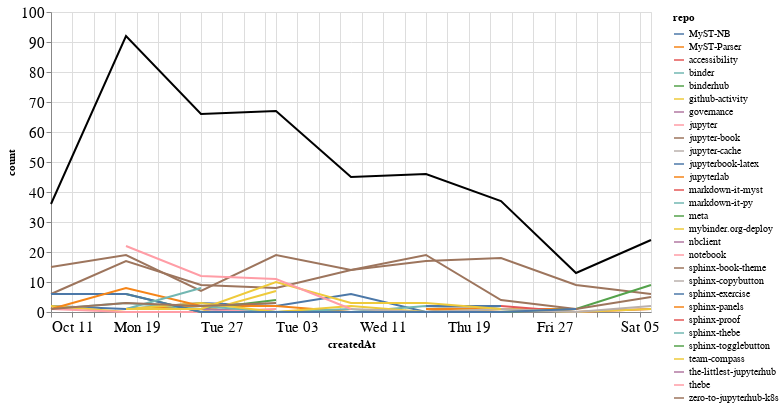

Notebook code cell kept with this figure:
### Markdown cell above
### Comments

### Code cell
comments_time = comments.groupby('repo').resample('W', on='createdAt').count()['author'].reset_index()
comments_time = comments_time.rename(columns={'author': 'count'})
comments_time_total = comments_time.groupby('createdAt').agg({"count": "sum"}).reset_index()
ch1 = alt.Chart(comments_time, width=600).mark_line().encode(
    x='createdAt',
    y='count',
    color='repo',
    tooltip="repo"
)

ch2 = alt.Chart(comments_time_total, width=600).mark_line(color="black").encode(
    x='createdAt',
    y='count',
)

ch1 + ch2

### Figure 1 — Vega-Lite specification as saved in the notebook (floating-point values rounded to 4 significant figures)
{"config": {"axisLeft": {"labelFontSize": 15}, "axisBottom": {"labelFontSize": 15}}, "layer": [{"data": {"name": "data-90647436578d4e815657764c3d05f080"}, "mark": "line", "encoding": {"color": {"type": "nominal", "field": "repo"}, "tooltip": {"type": "nominal", "field": "repo"}, "x": {"type": "temporal", "field": "createdAt"}, "y": {"type": "quantitative", "field": "count"}}, "width": 600}, {"data": {"name": "data-281abb56a207c0cac58928dc22728087"}, "mark": {"type": "line", "color": "black"}, "encoding": {"x": {"type": "temporal", "field": "createdAt"}, "y": {"type": "quantitative", "field": "count"}}, "width": 600}], "$schema": "https://vega.github.io/schema/vega-lite/v4.8.1.json", "datasets": {"data-90647436578d4e815657764c3d05f080": [{"repo": "MyST-NB", "createdAt": "2020-10-11T00:00:00", "count": 2}, {"repo": "MyST-NB", "createdAt": "2020-10-18T00:00:00", "count": 1}, {"repo": "MyST-NB", "createdAt": "2020-10-25T00:00:00", "count": 3}, {"repo": "MyST-NB", "createdAt": "2020-11-01T00:00:00", "count": 2}, {"repo": "MyST-NB", "createdAt": "2020-11-08T00:00:00", "count": 6}, {"repo": "MyST-NB", "createdAt": "2020-11-15T00:00:00", "count": 0}, {"repo": "MyST-NB", "createdAt": "2020-11-22T00:00:00", "count": 2}, {"repo": "MyST-Parser", "createdAt": "2020-10-18T00:00:00", "count": 1}, {"repo": "MyST-Parser", "createdAt": "2020-10-25T00:00:00", "count": 2}, {"repo": "MyST-Parser", "createdAt": "2020-11-01T00:00:00", "count": 2}, {"repo": "MyST-Parser", "createdAt": "2020-11-08T00:00:00", "count": 0}, {"repo": "MyST-Parser", "createdAt": "2020-11-15T00:00:00", "count": 0}, {"repo": "MyST-Parser", "createdAt": "2020-11-22T00:00:00", "count": 1}, {"repo": "accessibility", "createdAt": "2020-10-18T00:00:00", "count": 1}, {"repo": "binder", "createdAt": "2020-10-11T00:00:00", "count": 1}, {"repo": "binder", "createdAt": "2020-10-18T00:00:00", "count": 3}, {"repo": "binder", "createdAt": "2020-10-25T00:00:00", "count": 1}, {"repo": "binder", "createdAt": "2020-11-01T00:00:00", "count": 0}, {"repo": "binder", "createdAt": "2020-11-08T00:00:00", "count": 0}, {"repo": "binder", "createdAt": "2020-11-15T00:00:00", "count": 2}, {"repo": "binder", "createdAt": "2020-11-22T00:00:00", "count": 1}, {"repo": "binderhub", "createdAt": "2020-10-18T00:00:00", "count": 1}, {"repo": "binderhub", "createdAt": "2020-10-25T00:00:00", "count": 1}, {"repo": "binderhub", "createdAt": "2020-11-01T00:00:00", "count": 4}, {"repo": "github-activity", "createdAt": "2020-10-11T00:00:00", "count": 2}, {"repo": "github-activity", "createdAt": "2020-10-18T00:00:00", "count": 0}, {"repo": "github-activity", "createdAt": "2020-10-25T00:00:00", "count": 0}, {"repo": "github-activity", "createdAt": "2020-11-01T00:00:00", "count": 7}, {"repo": "governance", "createdAt": "2020-10-18T00:00:00", "count": 1}, {"repo": "governance", "createdAt": "2020-10-25T00:00:00", "count": 1}, {"repo": "governance", "createdAt": "2020-11-01T00:00:00", "count": 0}, {"repo": "governance", "createdAt": "2020-11-08T00:00:00", "count": 0}, {"repo": "governance", "createdAt": "2020-11-15T00:00:00", "count": 0}, {"repo": "governance", "createdAt": "2020-11-22T00:00:00", "count": 1}, {"repo": "jupyter", "createdAt": "2020-10-11T00:00:00", "count": 1}, {"repo": "jupyter", "createdAt": "2020-10-18T00:00:00", "count": 0}, {"repo": "jupyter", "createdAt": "2020-10-25T00:00:00", "count": 0}, {"repo": "jupyter", "createdAt": "2020-11-01T00:00:00", "count": 1}, {"repo": "jupyter-book", "createdAt": "2020-10-11T00:00:00", "count": 15}, {"repo": "jupyter-book", "createdAt": "2020-10-18T00:00:00", "count": 19}, {"repo": "jupyter-book", "createdAt": "2020-10-25T00:00:00", "count": 7}, {"repo": "jupyter-book", "createdAt": "2020-11-01T00:00:00", "count": 19}, {"repo": "jupyter-book", "createdAt": "2020-11-08T00:00:00", "count": 14}, {"repo": "jupyter-book", "createdAt": "2020-11-15T00:00:00", "count": 17}, {"repo": "jupyter-book", "createdAt": "2020-11-22T00:00:00", "count": 18}, {"repo": "jupyter-book", "createdAt": "2020-11-29T00:00:00", "count": 9}, {"repo": "jupyter-book", "createdAt": "2020-12-06T00:00:00", "count": 6}, {"repo": "jupyter-cache", "createdAt": "2020-11-15T00:00:00", "count": 1}, {"repo": "jupyter-cache", "createdAt": "2020-11-22T00:00:00", "count": 2}, {"repo": "jupyterbook-latex", "createdAt": "2020-11-15T00:00:00", "count": 2}, {"repo": "jupyterbook-latex", "createdAt": "2020-11-22T00:00:00", "count": 2}, {"repo": "jupyterlab", "createdAt": "2020-11-15T00:00:00", "count": 1}, {"repo": "jupyterlab", "createdAt": "2020-11-22T00:00:00", "count": 1}, {"repo": "jupyterlab", "createdAt": "2020-11-29T00:00:00", "count": 1}, {"repo": "markdown-it-myst", "createdAt": "2020-11-22T00:00:00", "count": 2}, {"repo": "markdown-it-myst", "createdAt": "2020-11-29T00:00:00", "count": 0}, {"repo": "markdown-it-myst", "createdAt": "2020-12-06T00:00:00", "count": 1}, {"repo": "markdown-it-py", "createdAt": "2020-10-25T00:00:00", "count": 2}, {"repo": "markdown-it-py", "createdAt": "2020-11-01T00:00:00", "count": 0}, {"repo": "markdown-it-py", "createdAt": "2020-11-08T00:00:00", "count": 1}, {"repo": "meta", "createdAt": "2020-10-18T00:00:00", "count": 6}, {"repo": "meta", "createdAt": "2020-10-25T00:00:00", "count": 0}, {"repo": "meta", "createdAt": "2020-11-01T00:00:00", "count": 0}, {"repo": "meta", "createdAt": "2020-11-08T00:00:00", "count": 0}, {"repo": "meta", "createdAt": "2020-11-15T00:00:00", "count": 0}, {"repo": "meta", "createdAt": "2020-11-22T00:00:00", "count": 0}, {"repo": "meta", "createdAt": "2020-11-29T00:00:00", "count": 1}, {"repo": "meta", "createdAt": "2020-12-06T00:00:00", "count": 9}, {"repo": "mybinder.org-deploy", "createdAt": "2020-10-18T00:00:00", "count": 1}, {"repo": "mybinder.org-deploy", "createdAt": "2020-10-25T00:00:00", "count": 3}, {"repo": "mybinder.org-deploy", "createdAt": "2020-11-01T00:00:00", "count": 0}, {"repo": "mybinder.org-deploy", "createdAt": "2020-11-08T00:00:00", "count": 2}, {"repo": "mybinder.org-deploy", "createdAt": "2020-11-15T00:00:00", "count": 0}, {"repo": "mybinder.org-deploy", "createdAt": "2020-11-22T00:00:00", "count": 1}, {"repo": "mybinder.org-deploy", "createdAt": "2020-11-29T00:00:00", "count": 0}, {"repo": "mybinder.org-deploy", "createdAt": "2020-12-06T00:00:00", "count": 1}, {"repo": "nbclient", "createdAt": "2020-11-08T00:00:00", "count": 3}, {"repo": "notebook", "createdAt": "2020-11-15T00:00:00", "count": 1}, {"repo": "sphinx-book-theme", "createdAt": "2020-10-11T00:00:00", "count": 6}, {"repo": "sphinx-book-theme", "createdAt": "2020-10-18T00:00:00", "count": 17}, {"repo": "sphinx-book-theme", "createdAt": "2020-10-25T00:00:00", "count": 9}, {"repo": "sphinx-book-theme", "createdAt": "2020-11-01T00:00:00", "count": 8}, {"repo": "sphinx-book-theme", "createdAt": "2020-11-08T00:00:00", "count": 14}, {"repo": "sphinx-book-theme", "createdAt": "2020-11-15T00:00:00", "count": 19}, {"repo": "sphinx-book-theme", "createdAt": "2020-11-22T00:00:00", "count": 4}, {"repo": "sphinx-book-theme", "createdAt": "2020-11-29T00:00:00", "count": 1}, {"repo": "sphinx-book-theme", "createdAt": "2020-12-06T00:00:00", "count": 5}, {"repo": "sphinx-copybutton", "createdAt": "2020-11-08T00:00:00", "count": 1}, {"repo": "sphinx-copybutton", "createdAt": "2020-11-15T00:00:00", "count": 0}, {"repo": "sphinx-copybutton", "createdAt": "2020-11-22T00:00:00", "count": 1}, {"repo": "sphinx-copybutton", "createdAt": "2020-11-29T00:00:00", "count": 0}, {"repo": "sphinx-copybutton", "createdAt": "2020-12-06T00:00:00", "count": 2}, {"repo": "sphinx-exercise", "createdAt": "2020-10-11T00:00:00", "count": 6}, {"repo": "sphinx-exercise", "createdAt": "2020-10-18T00:00:00", "count": 6}, {"repo": "sphinx-exercise", "createdAt": "2020-10-25T00:00:00", "count": 0}, {"repo": "sphinx-exercise", "createdAt": "2020-11-01T00:00:00", "count": 0}, {"repo": "sphinx-exercise", "createdAt": "2020-11-08T00:00:00", "count": 0}, {"repo": "sphinx-exercise", "createdAt": "2020-11-15T00:00:00", "count": 0}, {"repo": "sphinx-exercise", "createdAt": "2020-11-22T00:00:00", "count": 0}, {"repo": "sphinx-exercise", "createdAt": "2020-11-29T00:00:00", "count": 1}, {"repo": "sphinx-panels", "createdAt": "2020-10-11T00:00:00", "count": 1}, {"repo": "sphinx-panels", "createdAt": "2020-10-18T00:00:00", "count": 8}, {"repo": "sphinx-panels", "createdAt": "2020-10-25T00:00:00", "count": 2}, {"repo": "sphinx-proof", "createdAt": "2020-10-11T00:00:00", "count": 1}, {"repo": "sphinx-thebe", "createdAt": "2020-10-18T00:00:00", "count": 1}, {"repo": "sphinx-thebe", "createdAt": "2020-10-25T00:00:00", "count": 8}, {"repo": "sphinx-togglebutton", "createdAt": "2020-10-25T00:00:00", "count": 11}, {"repo": "team-compass", "createdAt": "2020-10-18T00:00:00", "count": 1}, {"repo": "team-compass", "createdAt": "2020-10-25T00:00:00", "count": 1}, {"repo": "team-compass", "createdAt": "2020-11-01T00:00:00", "count": 10}, {"repo": "team-compass", "createdAt": "2020-11-08T00:00:00", "count": 3}, {"repo": "team-compass", "createdAt": "2020-11-15T00:00:00", "count": 3}, {"repo": "team-compass", "createdAt": "2020-11-22T00:00:00", "count": 1}, {"repo": "the-littlest-jupyterhub", "createdAt": "2020-10-25T00:00:00", "count": 1}, {"repo": "thebe", "createdAt": "2020-10-18T00:00:00", "count": 22}, {"repo": "thebe", "createdAt": "2020-10-25T00:00:00", "count": 12}, {"repo": "thebe", "createdAt": "2020-11-01T00:00:00", "count": 11}, {"repo": "thebe", "createdAt": "2020-11-08T00:00:00", "count": 1}, {"repo": "zero-to-jupyterhub-k8s", "createdAt": "2020-10-11T00:00:00", "count": 1}, {"repo": "zero-to-jupyterhub-k8s", "createdAt": "2020-10-18T00:00:00", "count": 3}, {"repo": "zero-to-jupyterhub-k8s", "createdAt": "2020-10-25T00:00:00", "count": 2}, {"repo": "zero-to-jupyterhub-k8s", "createdAt": "2020-11-01T00:00:00", "count": 3}], "data-281abb56a207c0cac58928dc22728087": [{"createdAt": "2020-10-11T00:00:00", "count": 36}, {"createdAt": "2020-10-18T00:00:00", "count": 92}, {"createdAt": "2020-10-25T00:00:00", "count": 66}, {"createdAt": "2020-11-01T00:00:00", "count": 67}, {"createdAt": "2020-11-08T00:00:00", "count": 45}, {"createdAt": "2020-11-15T00:00:00", "count": 46}, {"createdAt": "2020-11-22T00:00:00", "count": 37}, {"createdAt": "2020-11-29T00:00:00", "count": 13}, {"createdAt": "2020-12-06T00:00:00", "count": 24}]}}
